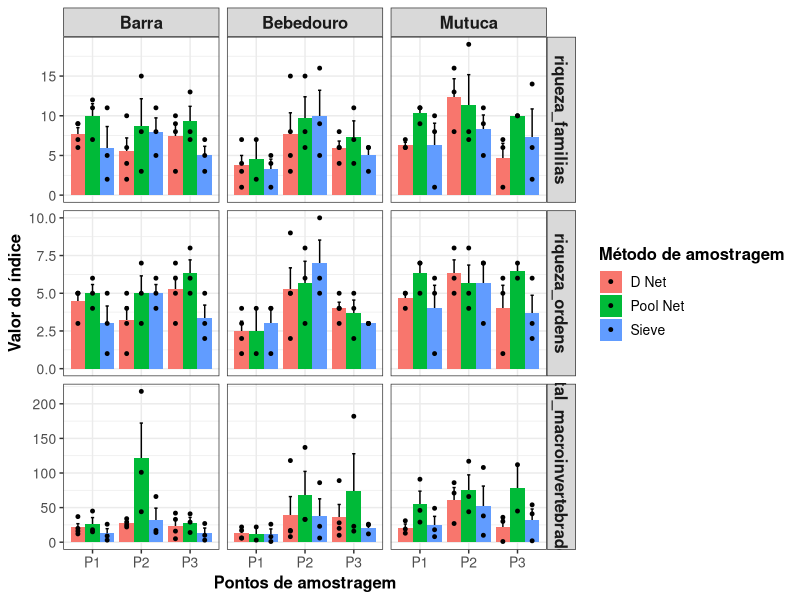

Recreate this plot in R.
library(tidyverse)
library(ggpubr)



############################### configuracoes ##################################
rios <- c("rio_bebedouro", "rio_da_barra", "rio_mutuca")
metodos <- c("D Net", "Pool Net", "Sieve")
colunas <- c(
    "campanha", "rio", "locality_name", "method",
    "total_macroinvertebrados", "riqueza_ordens", "riqueza_familias"
)

amostras_descartadas_vetor <- c("RiodaBarra-P1")



#carregar dados
df <- read_csv("dados/processado/matriz_indices_imaturos_piata.csv") %>%
  filter(rio %in% rios) %>%
  filter(method %in% metodos) %>%
  filter(!locality_name %in% amostras_descartadas_vetor) %>%
  select(colunas) %>%
  pivot_longer(
    cols = c("total_macroinvertebrados", "riqueza_ordens", "riqueza_familias"),
    names_to = "categoria_da_resposta",
    values_to =  "valor"
  )

  # Melhorar estetica
  df <- df %>%
  mutate(
    locality_name = case_when(
      str_detect(locality_name, "P1") ~ "P1",
      str_detect(locality_name, "P2") ~ "P2",
      str_detect(locality_name, "P3") ~ "P3",
      str_detect(locality_name, "P1/2") ~ "P1+",
    ),
    rio = case_when(
      rio == "rio_bebedouro" ~ "Bebedouro",
      rio == "rio_da_barra" ~ "Barra",
      rio == "rio_mutuca" ~ "Mutuca"
    )
  )

  sumario <- df %>%
    group_by(rio, locality_name, method, categoria_da_resposta) %>%
    summarise(
      media = mean(valor),
      desvio_padrao = sd(valor),
      n = n(),
      se =  desvio_padrao / sqrt(n)
    ) %>%
    ungroup()


write_csv(sumario, "teste.csv")
grafico <- 
  ggplot(sumario, aes(x = locality_name, y = media, fill = method)) +
  
  geom_errorbar(
    aes(ymin = media - se, ymax = media + se),
    width = 0.2,
    position = position_dodge(width = 0.9)
  ) +
  geom_bar(stat = "identity", position = "dodge") +
  geom_point(
    data = df,
    aes(y = valor, x = locality_name),
    position = position_dodge(width = 0.9),
    size = 1
  ) +
  facet_grid(categoria_da_resposta ~ rio, scales = "free_y") +
  labs(
    x = "Pontos de amostragem",
    y = "Valor do índice",
    fill = "Método de amostragem"
  ) +
  theme_bw() +
  theme(
    color = "black"
  ) +
  theme_bw() +
  theme(
    strip.text.x = element_text(size = 12, face = "bold"),
    strip.text.y = element_text(size = 12, face = "bold"),
    axis.text.x = element_text(size = 10),
    axis.text.y = element_text(size = 10),
    axis.title.x = element_text(size = 12, face = "bold"),
    axis.title.y = element_text(size = 12, face = "bold"),
    legend.title = element_text(size = 12, face = "bold"),
    legend.text = element_text(size = 10)
  )

ggsave(
  filename = "teste.png",
  plot = grafico,
  width = 12,
  height = 8,
  dpi = 300
)
